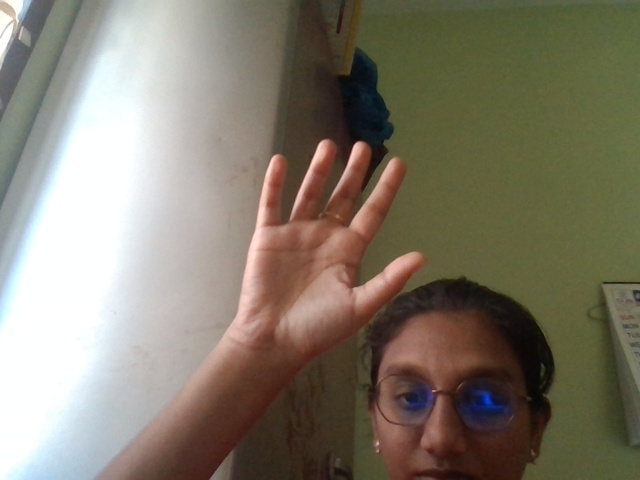
#> input picture data/0/1.jpg, 640 x 480 px; its folder holds only this picture in this run
$ jupyter execute '2- Hand_Landmarks_extraction.ipynb'
#> lines starting #> are read from the running program, lines starting #| are printed output that depends on the picture; after the words box and inside, x2 and y2 are one past the last pixel; in counts of white or black regions, pixels touching at a corner belong together
#> further down, img is the input picture: shape (480, 640, 3); mean B, G, R 107.9, 123.4, 130.8
# Hand Landmarks

[cell 1]
import cv2
import numpy as np
import os
import pickle

# Define paths
DATA_DIR = 'data'  # Adjust if your data folder has a different name
output_file = '5- Hand_landmarks_Data.pickle'

# Initialize lists to store data
data = []
labels = []

# Define a function to detect hands using skin color and contours
def detect_hand(image):
    # Convert to HSV color space for skin detection
    hsv = cv2.cvtColor(image, cv2.COLOR_BGR2HSV)
#> hsv: shape (480, 640, 3); mean H, S, V 37.2, 74.2, 134.2
    # Define skin color range in HSV
    lower_skin = np.array([0, 20, 70], dtype=np.uint8)
    upper_skin = np.array([20, 255, 255], dtype=np.uint8)
    mask = cv2.inRange(hsv, lower_skin, upper_skin)
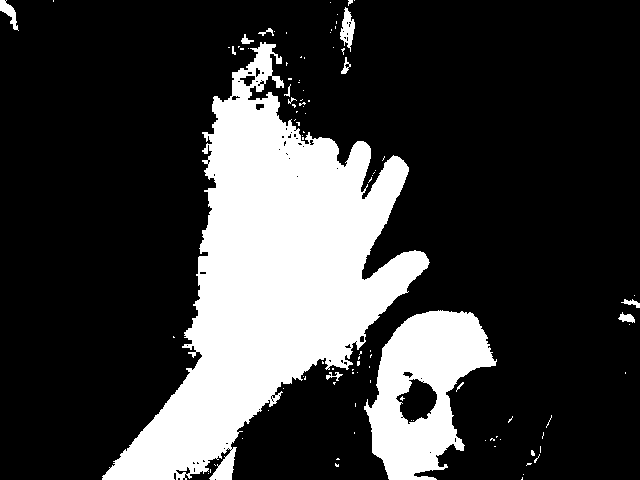
#> mask: shape (480, 640); 23.2% white; 101 white regions (87 under 20 px), largest, box (x1, y1, x2, y2) and area: (102, 42, 430, 480) 57300, (364, 310, 497, 480) 12476, (340, 7, 355, 52) 360

    # Apply morphological operations to reduce noise
    kernel = np.ones((5, 5), np.uint8)
    mask = cv2.dilate(mask, kernel, iterations=2)
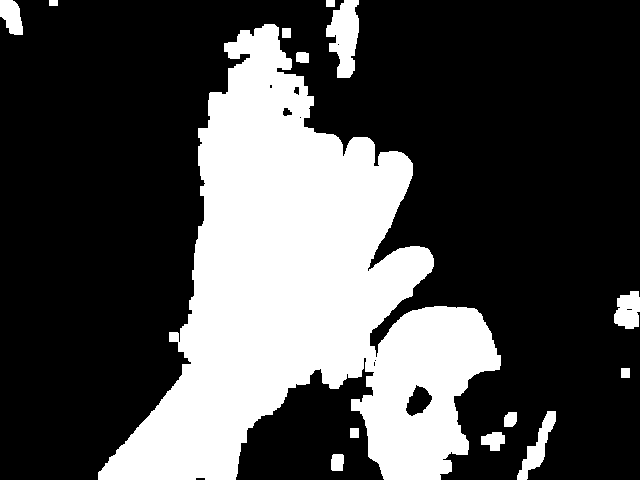
#> mask: shape (480, 640); 29.7% white; 14 white regions, largest, box (x1, y1, x2, y2) and area: (98, 24, 501, 480) 85923, (326, 0, 359, 78) 1701, (517, 411, 556, 480) 903
    mask = cv2.erode(mask, kernel, iterations=2)
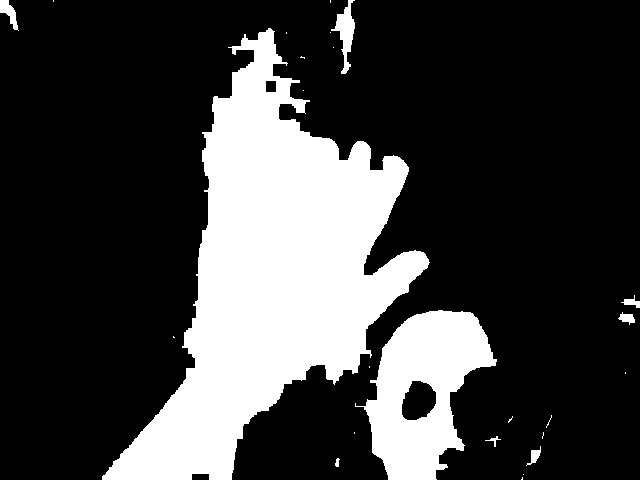
#> mask: shape (480, 640); 24.6% white; 25 white regions (16 under 20 px)

    # Find contours
    contours, _ = cv2.findContours(mask, cv2.RETR_EXTERNAL, cv2.CHAIN_APPROX_SIMPLE)
#> contours = 25 contours, 17 with area under 20; largest, box (x1, y1, x2, y2) and area: (102, 28, 430, 480) 60454, (355, 310, 497, 480) 13765, (331, 0, 355, 74) 618, (0, 0, 19, 31) 221, (618, 312, 635, 325) 98, (526, 446, 541, 466) 88, (621, 295, 640, 308) 76, (485, 436, 501, 447) 22
    if not contours:
        return None

    # Get the largest contour (assumed to be the hand)
    max_contour = max(contours, key=cv2.contourArea)
#> max_contour = contour of 670 points, box (x1, y1, x2, y2) (102, 28, 430, 480), area 60454
    if cv2.contourArea(max_contour) < 500:  # Ignore small contours
        return None

    # Get bounding box of the hand
    x, y, w, h = cv2.boundingRect(max_contour)
#> x = 102; y = 28; w = 328; h = 452
    # Normalize coordinates (relative to image size)
    img_height, img_width = image.shape[:2]
#> img_height = 480; img_width = 640
    normalized_features = [x/img_width, y/img_height, (x+w)/img_width, (y+h)/img_height]
#> normalized_features = [0.159, 0.0583, 0.672, 1]
    return normalized_features

# Loop through each class folder in the data directory
for label in os.listdir(DATA_DIR):
    label_dir = os.path.join(DATA_DIR, label)
    if not os.path.isdir(label_dir):
        continue

    print(f'Processing label: {label}')
    for img_name in os.listdir(label_dir):
        img_path = os.path.join(label_dir, img_name)
        img = cv2.imread(img_path)
        if img is None:
            continue

        # Detect hand and extract features
        features = detect_hand(img)
#> features = [0.159, 0.0583, 0.672, 1]
        if features is None:
            continue

        # Append features and label to lists
        data.append(features)
        labels.append(label)
#> pass 2 of the loop `for label in os.listdir(DATA_DIR):`:
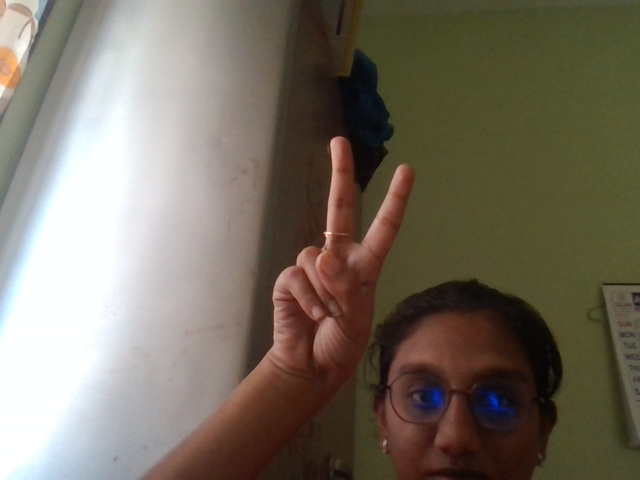
#> input picture data/1/19.jpg, 640 x 480 px
#> img is the input picture: shape (480, 640, 3); mean B, G, R 97.8, 111.4, 120.1
#> hsv: shape (480, 640, 3); mean H, S, V 38.2, 82.2, 122.3
#> in detect_hand (call 2), `mask = cv2.inRange(hsv, lower_skin, upper_skin)`:
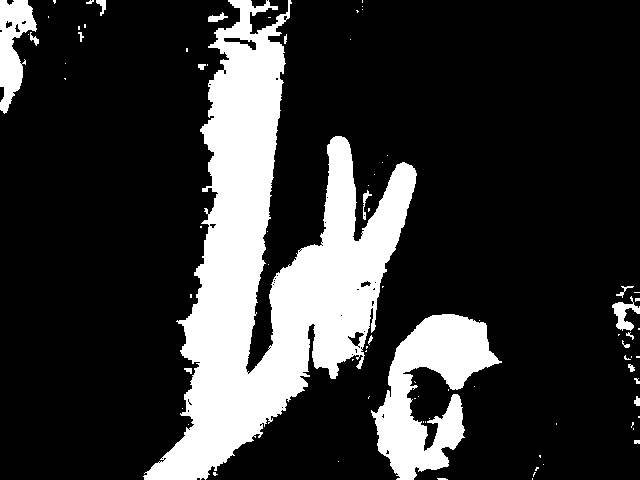
#> mask: shape (480, 640); 20.6% white; 80 white regions (59 under 20 px), largest, box (x1, y1, x2, y2) and area: (143, 0, 417, 480) 49407, (371, 314, 502, 480) 10253, (0, 0, 37, 114) 2291
#> in detect_hand (call 2), `mask = cv2.erode(mask, kernel, iterations=2)`:
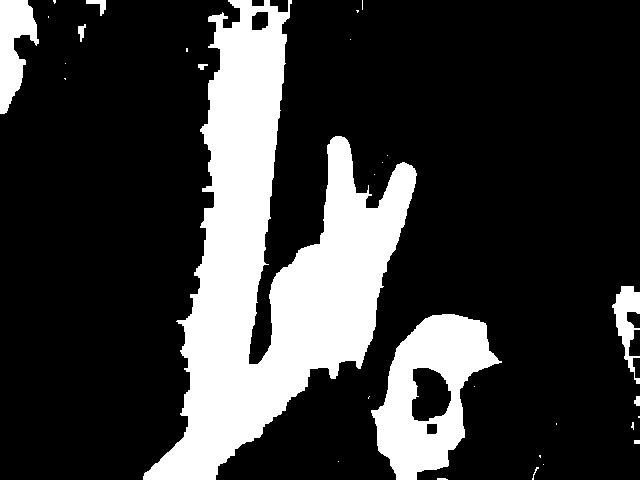
#> mask: shape (480, 640); 22% white; 30 white regions (19 under 20 px)
#> contours = 30 contours, 22 with area under 20; largest, box (x1, y1, x2, y2) and area: (143, 0, 417, 480) 51768, (371, 314, 502, 480) 12326, (0, 0, 39, 114) 2446, (612, 286, 640, 384) 1076, (86, 0, 106, 16) 102, (78, 24, 86, 42) 57, (634, 396, 640, 406) 34, (198, 64, 208, 70) 26
#> max_contour = contour of 731 points, box (x1, y1, x2, y2) (143, 0, 417, 480), area 51768
#> x = 143; y = 0; w = 274; h = 480
#> normalized_features = [0.223, 0, 0.652, 1]

# Save the data to a pickle file
data_dict = {'data': data, 'labels': labels}
#> data_dict = {'data': [[0.159, 0.0583, 0.672, 1], [0.223, 0, 0.652, 1]], 'labels': ['0', '1']}
with open(output_file, 'wb') as f:
    pickle.dump(data_dict, f)

print(f'Saved {len(data)} samples to {output_file}')
#| Saved 2 samples to 5- Hand_landmarks_Data.pickle
